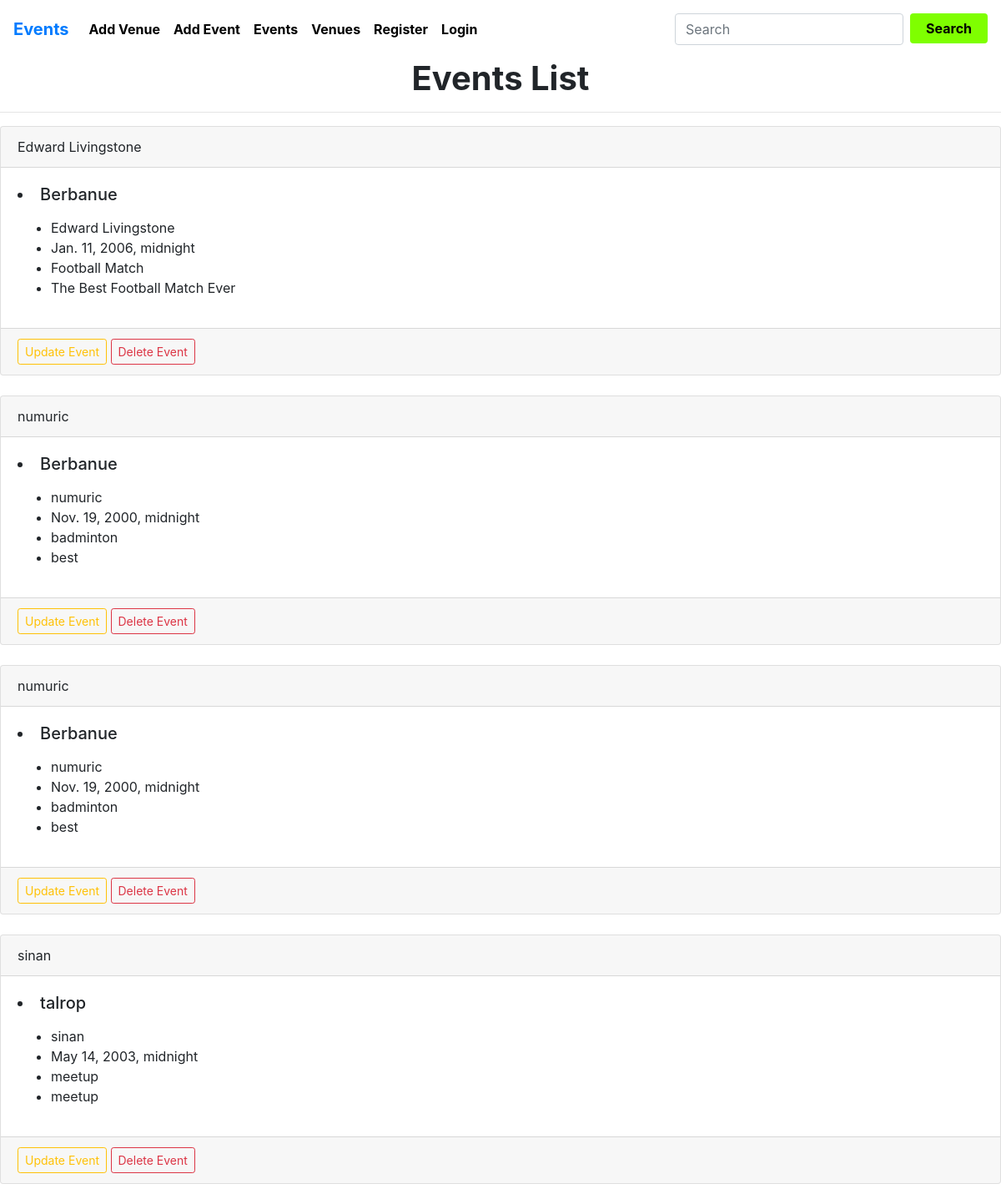
The app's page /events with its own data.
### events/models.py (models this page shows)
class Event(models.Model):
    name = models.CharField(max_length=120)
    event_date = models.DateTimeField()
    venue = models.ForeignKey(Venue, blank=True, null=True, on_delete=models.CASCADE)
    description = models.TextField(blank=True)
    attendance = models.ManyToManyField(EventUser, blank=True)
    event_type = models.TextField(blank=True)
    def __str__(self):
        return self.name

class Venue(models.Model):
    name = models.CharField('Venue Name', max_length=120)
    address = models.CharField('Address',max_length=300)
    phone = models.CharField('Contact Number',max_length=25)
    email_address = models.EmailField('Email Address',)
    event_type = models.TextField(blank=True)
    def __str__(self):
        return self.name

### events/views.py (the view)
# urls.py: path('events', views.event_items, name='list-events'),
def event_items(request):
    if request.method == 'POST':
        from_date=request.POST.get('from_date')
        to_date=request.POST.get('to_date')
        search_result=Event.objects.raw('name, event_date, venue, event_type, description "'+from_date+'" and "'+to_date+'"')
        return render(request, 'event_items.html',{"data":search_result})
    else:
        displaydata=Event.objects.all()
        event_list = Event.objects.all().order_by("name")
        return render(request, 'event_items.html',  {'event_list': event_list,'data': displaydata})

### events/templates/event_items.html
{% extends "base.html" %}
{% block content %}
    <h1 style="text-align: center; font-weight:bolder;">Events List</h1>
    <hr>
        {% for event in event_list %}
        <div class="card">
            <div class="card-header">
                {{ event }}
            </div>
            <div class="card-body">
              <h5 class="card-title"><li>{{ event.venue }}</li></h5>
              <p class="card-text">
                <ul>
                    <li>{{ event.name }}</li>
                    <li>{{ event.event_date }}</li>
                    <li>{{ event.event_type }}</li>
                    <li>{{ event.description }}</li>
                    </ul>
              </p>
            </div>
            <div class="card-footer text-muted">
              <a href="{% url 'update-event' event.id %}" class="btn btn-outline-warning btn-sm">Update Event</a>
              <a href="{% url 'delete-event' event.id %}" class="btn btn-outline-danger btn-sm">Delete Event</a>
            </div>
          </div>
        <br/>
     {% endfor %}
{% endblock %}

### events/templates/base.html (shortened to what this page needs)
<!DOCTYPE html>
<html lang="en">
<head>
    <link rel="stylesheet" href="https://cdn.jsdelivr.net/npm/bootstrap@4.3.1/dist/css/bootstrap.min.css">
</head>
<body>
    {% include 'navbar.html'%}
        {% block content %}
        {% endblock %}
</body>
</html>

### events/templates/navbar.html (shortened to what this page needs)
<!DOCTYPE html>
<html lang="en">
<head>
    <link rel="stylesheet" href="https://cdn.jsdelivr.net/npm/bootstrap@4.3.1/dist/css/bootstrap.min.css">
</head>
<body>
    <nav class="navbar navbar-expand-lg ">
        <a style="font-weight: bolder;" class="navbar-brand" href="{% url 'home' %}">Events</a>
        <div class="collapse navbar-collapse" id="navbarSupportedContent">
          <ul class="navbar-nav mr-auto" >
            <li class="nav-item">
              <a style="font-weight:bolder; color:black;" class="nav-link" href="{% url 'add-venue' %}">Add Venue</a>
            </li>
            <li class="nav-item">
              <a style="font-weight:bolder; color:black;"  class="nav-link" href="{% url 'add-event' %}">Add Event</a>
            </li>
            <li class="nav-item">
              <a style="font-weight:bolder; color:black;"  class="nav-link" href="{% url 'list-events' %}">Events</a>
            </li>
            <li class="nav-item">
              <a style="font-weight:bolder; color:black;"  class="nav-link" href="{% url 'list-venues' %}">Venues</a>
            </li>
            {% if user.is_authenticated %}
            <li class="nav-item">
              <a style="font-weight:bolder; color:black;"  class="nav-link" href="{% url 'logout' %}">logout</a>
            </li>
            {% else %}
            <li  class="nav-item">
              <a style="font-weight:bolder; color:black;"  class="nav-link" href="{% url 'register-user' %}">Register</a>
            </li>
            <li class="nav-item">
              <a style="font-weight:bolder; color:black;  "  class="nav-link" href="{% url 'login' %}">Login</a>
            </li>
            {% endif %}
          </ul>
          <form class="form-inline my-2 my-lg-0" method="POST" action="{% url 'search-venue' %}">
            <input class="form-control mr-sm-2" type="search" placeholder="Search" aria-label="Search" placeholder="Search Venue" name="searched">
            <button style="background-color:chartreuse;
                border: none;
                color:black;
                padding: 6px 19px;
                text-decoration: none;
                display: inline-block;
                font-size: 16px;
                font-weight: bold;
                border-radius: 4px;margin-bottom:10px; margin-top:8px;"  type="submit">Search</button>
        </form>
        </div>
      </nav>
</body>
</html>

### events/templates/base.html (style rules this page uses)
body { background: #f4f4f4; }

### records on screen
Event: name "Edward Livingstone", venue "Berbanue", event_date "Jan. 11, 2006, midnight", event_type "Football Match", description "The Best Football Match Ever"
Event: name "numuric", venue "Berbanue", event_date "Nov. 19, 2000, midnight", event_type "badminton", description "best"
Event: name "numuric", venue "Berbanue", event_date "Nov. 19, 2000, midnight", event_type "badminton", description "best"
Event: name "sinan", venue "talrop", event_date "May 14, 2003, midnight", event_type "meetup", description "meetup"
